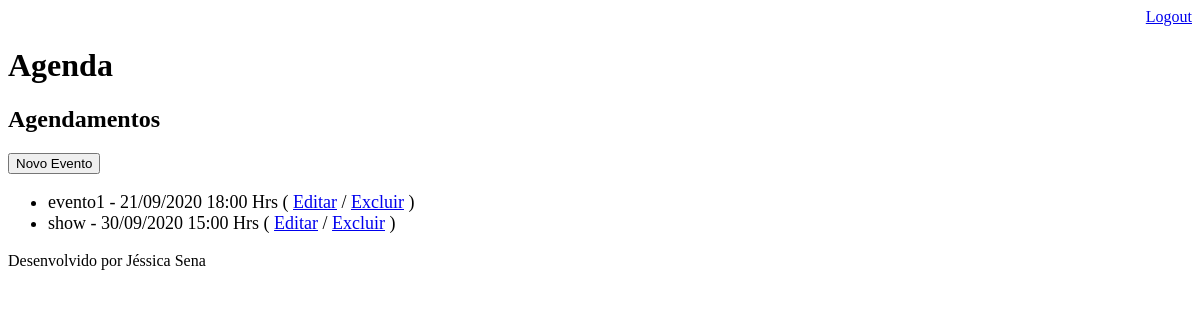
The page /agenda/ (signed in) on the database as committed earlier.
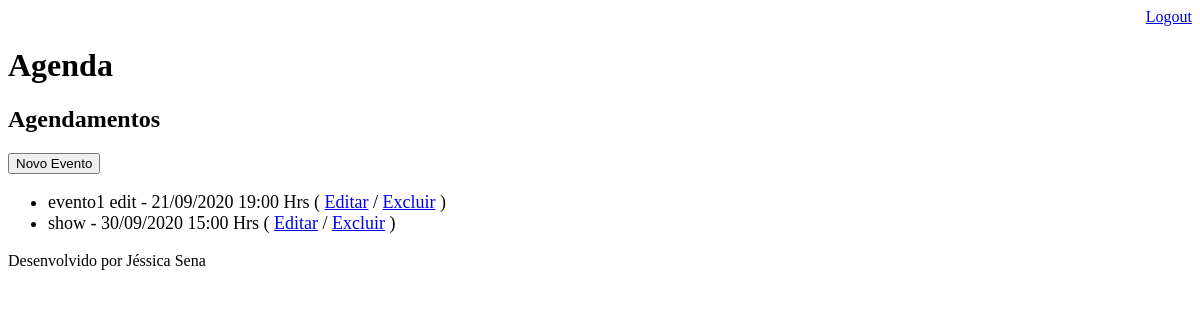
The same page on the database as committed later.
### core/models.py (models this page shows, shortened)
class Evento(models.Model):
    titulo = models.CharField(max_length=100)
    descricao = models.TextField(blank=True, null=True)
    data_evento = models.DateTimeField(verbose_name='Data do Evento')
    data_criacao = models.DateTimeField(auto_now=True)
    usuario = models.ForeignKey(User, on_delete=models.CASCADE)
    class Meta:
        db_table = 'evento'
    def get_data_evento(self):
        return self.data_evento.strftime('%d/%m/%Y %H:%M Hrs')

### core/views.py (the view)
# urls.py: path('agenda/',views.lista_eventos),
@login_required(login_url='/login/')
def lista_eventos(request):
    usuario = request.user
    evento = Evento.objects.filter(usuario=usuario)
    dados = {'eventos':evento}
    return render(request, 'agenda.html', dados)

### templates/agenda.html
{% extends "model-page.html" %}
{%block content %}
    <h2>Agendamentos</h2>
    <a href="evento/">
        <button type="button">Novo Evento</button>
    </a>
    <ul style="font-size:18px">
    {% for evento in eventos %}
        <li>
            {{ evento.titulo }} - {{ evento.get_data_evento }}
            ( <a href="evento/?id={{ evento.id }}">Editar</a>
            / <a href="evento/delete/{{ evento.id }}/">Excluir</a> )
        </li>
    {% endfor %}
    </ul>
{% endblock %}

### templates/model-page.html
<!DOCTYPE html>
<html lang="en">
<head>
    {%include "model-header.html" %}
</head>
<body>
    {% block content %} {% endblock %}
    {%include "model-footer.html" %}
</body>
</html>

### templates/model-header.html (shortened to what this page needs)
    <div align="right">
        <a href="/logout">Logout</a>
    </div>
    <h1>Agenda</h1>

### templates/model-footer.html
<p>Desenvolvido por Jéssica Sena</p>

Rows that differ between the two databases and show on the page:
changed Evento: titulo "evento1" → "evento1 edit"; get_data_evento "21/09/2020 18:00 Hrs" → "21/09/2020 19:00 Hrs"
